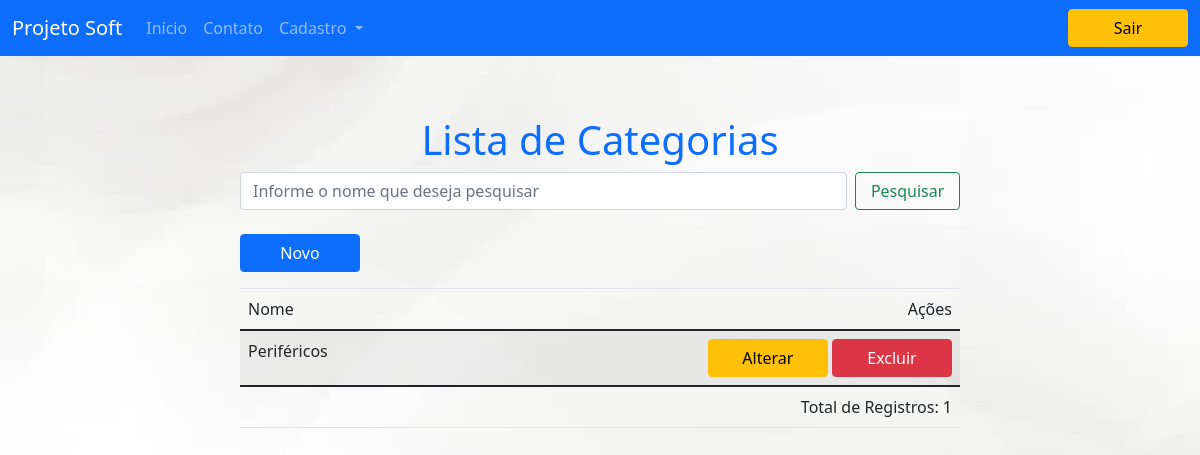
Page /lista-categoria (signed in) on the earlier database version.
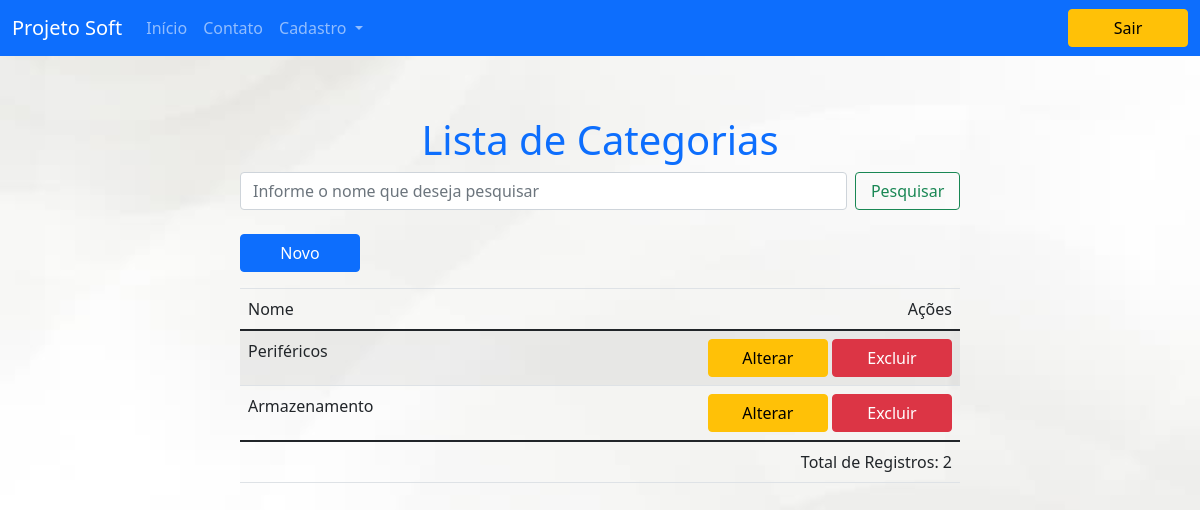
Same page on the later database version.
### produto/models.py (models this page shows, shortened)
class Categoria(models.Model):
    nome = models.CharField(max_length=50,unique=True,null=False)
    class Meta:
        db_table = 'categoria'

### meu_site/views.py (the view)
# urls.py: path('lista-categoria',lista_categorias,name='lista-categoria'),
@login_required
def lista_categorias(request):
    pesquisa = request.GET.get('txtPesquisa')
    temPesquisa = False
    if pesquisa:
        categoria = Categoria.objects.filter(nome__icontains=pesquisa)
        temPesquisa = True
    else:
        categoria = Categoria.objects.all()
    totalCategoria = categoria.count
    return render(request,'lista-categorias.html',{'categoria' : categoria, 'total' : totalCategoria, 'pesquisa' : temPesquisa})

### templates/lista-categorias.html (shortened to what this page needs)
{% extends 'base.html' %}
{% block corpo %}
<div id="conteudo-dados" >
    <div style="display: flex; justify-content: center;">
        <h1><label class='text-primary'>Lista de Categorias</label></h1>
    </div>
    {% include 'procura.html' %}
    <a href="cadastro-categoria">
        <input type="button" value="Novo" class="btn btn-primary" />
    </a>
    {% if total > 0 %}
    <table class="table table-striped">
        <thead>
            <tr>
                <th colspan="3"></th>
            </tr>
            <tr>
                <td><label>Nome</label></td>
                <td colspan="2" align="right"><label>Ações</label></td>
            </tr>
        </thead>
        <tbody>
            {% for categorias in categoria %}
            <tr>
                <td><label>{{ categorias.nome }}</label></td>
                <td align="right">
                    <a href="altera-categoria/{{ categorias.id }}"><input type="button" class="btn btn-warning" value="Alterar" /></a>
                    <a href="exclui-categoria/{{ categorias.id }}"><input type="button" class="btn btn-danger" value="Excluir"></a>
                </td>
            </tr>
            {% endfor %}
        </tbody>
        <tfoot>
            <tr>
                <td colspan="3" align="right"><label>Total de Registros: {{ total }}</label></td>
            </tr>
        </tfoot>
    </table>
    {% elif pesquisa %}
    {% include 'semResultado.html' %}
    {% else %}
    {% include 'semItens.html' %}
    {% endif %}
</div>
{% endblock %}

### templates/base.html (shortened to what this page needs)
{% load static %}
<!DOCTYPE html>
<html lang="pt-br">
<head>
    <link href="https://cdn.jsdelivr.net/npm/bootstrap@5.1.3/dist/css/bootstrap.min.css" rel="stylesheet">
    <link rel="stylesheet" href="{% static 'css/style.css' %}">
</head>
<body background="{% static 'images/fundo.jpg' %}">
    {% include 'cabecalho.html' %}
    {% block corpo %}{% endblock %}
</body>
</html>

### templates/cabecalho.html (shortened to what this page needs)
<nav class="navbar navbar-expand-lg navbar-dark bg-primary">
    <div class="container-fluid">
      <a class="navbar-brand" href="{% url 'home' %}">Projeto Soft</a>
      <div class="collapse navbar-collapse" id="navbarSupportedContent">
        <ul class="navbar-nav me-auto mb-2 mb-lg-0">
          <li class="nav-item">
            <a class="nav-link" aria-current="page" href="{% url 'home' %}">Início</a>
          </li>
          <li class="nav-item">
            <a class="nav-link" href="{% url 'contato' %}">Contato</a>
          </li>
          <li class="nav-item dropdown">
            <a class="nav-link dropdown-toggle" href="#" id="navbarDropdown" role="button" data-bs-toggle="dropdown" aria-expanded="false">
              Cadastro
            </a>
          </li>
        </ul>
        {% if user.is_authenticated %}
        <form class="d-flex">
          <a href="{% url 'logout' %}"><input type="button" value="Sair" class="btn btn-warning" /></a>
        </form>
        {% else %}
        <form class="d-flex">
          <a href="{% url 'login' %}"><input type="button" value="Acessar" class="btn btn-light" /></a>
        </form>
        {% endif %}
      </div>
    </div>
  </nav>

### templates/procura.html
<form method="get" class="d-flex">
    <input type="search" name="txtPesquisa" id="Pesquisa" class="form-control me-2" placeholder="Informe o nome que deseja pesquisar">
    <input type="submit" value="Pesquisar" class="btn btn-outline-success">
   </form>
   <br />

### static/css/style.css (style rules this page uses)
body { background-attachment: fixed; background-size: 100%; }
.btn { width: 120px; }
#conteudo-dados { display: flex; justify-content: center; flex-direction: column; width: 60%; margin-left: 20%; margin-top: 5%; }

Differences in the rows shown:
added Categoria: nome "Armazenamento"
Other differences:
{{ total }}: "1" → "2"
